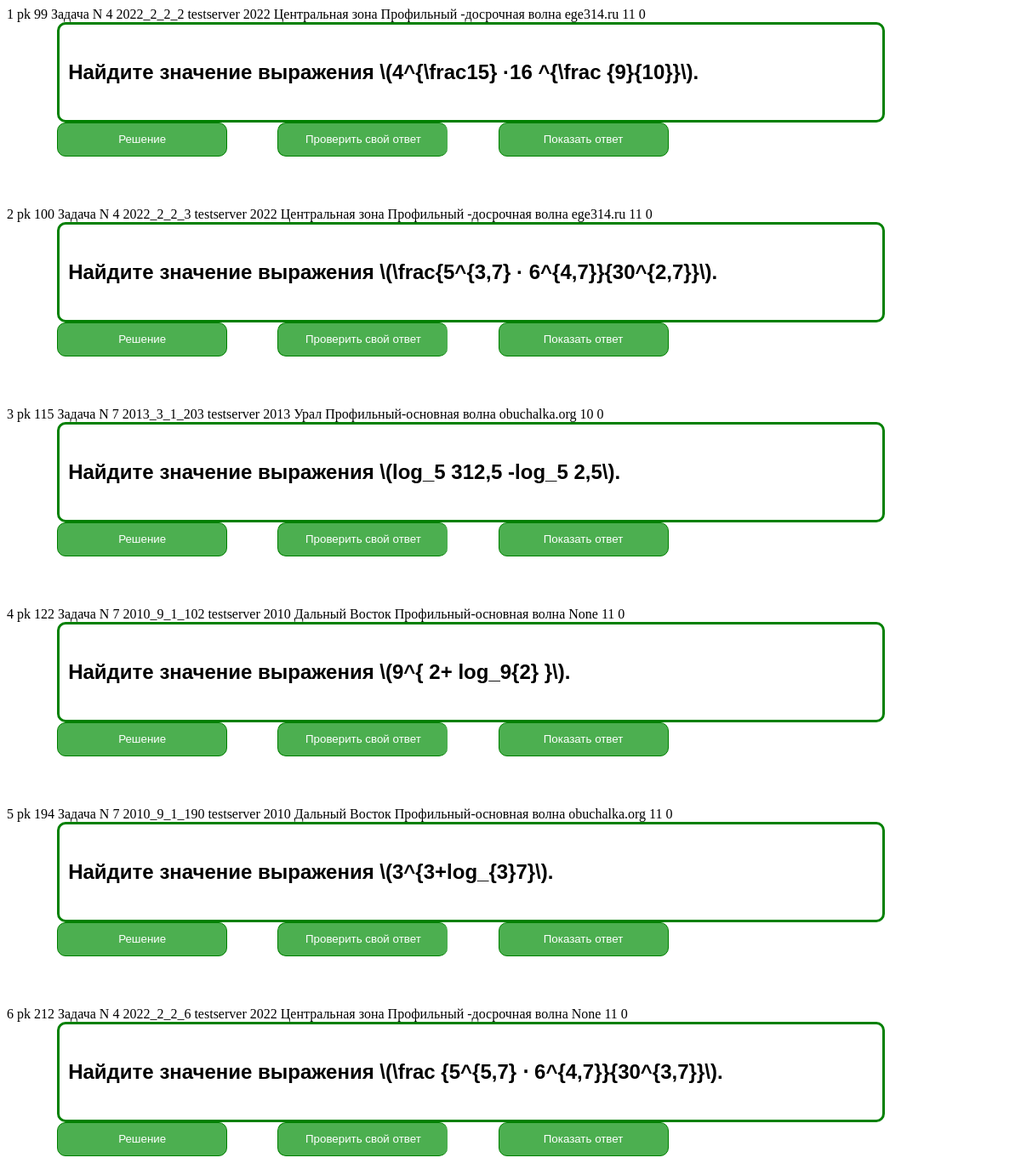
Page /probls/26/?school_class=11 (upper part) on the earlier database version.
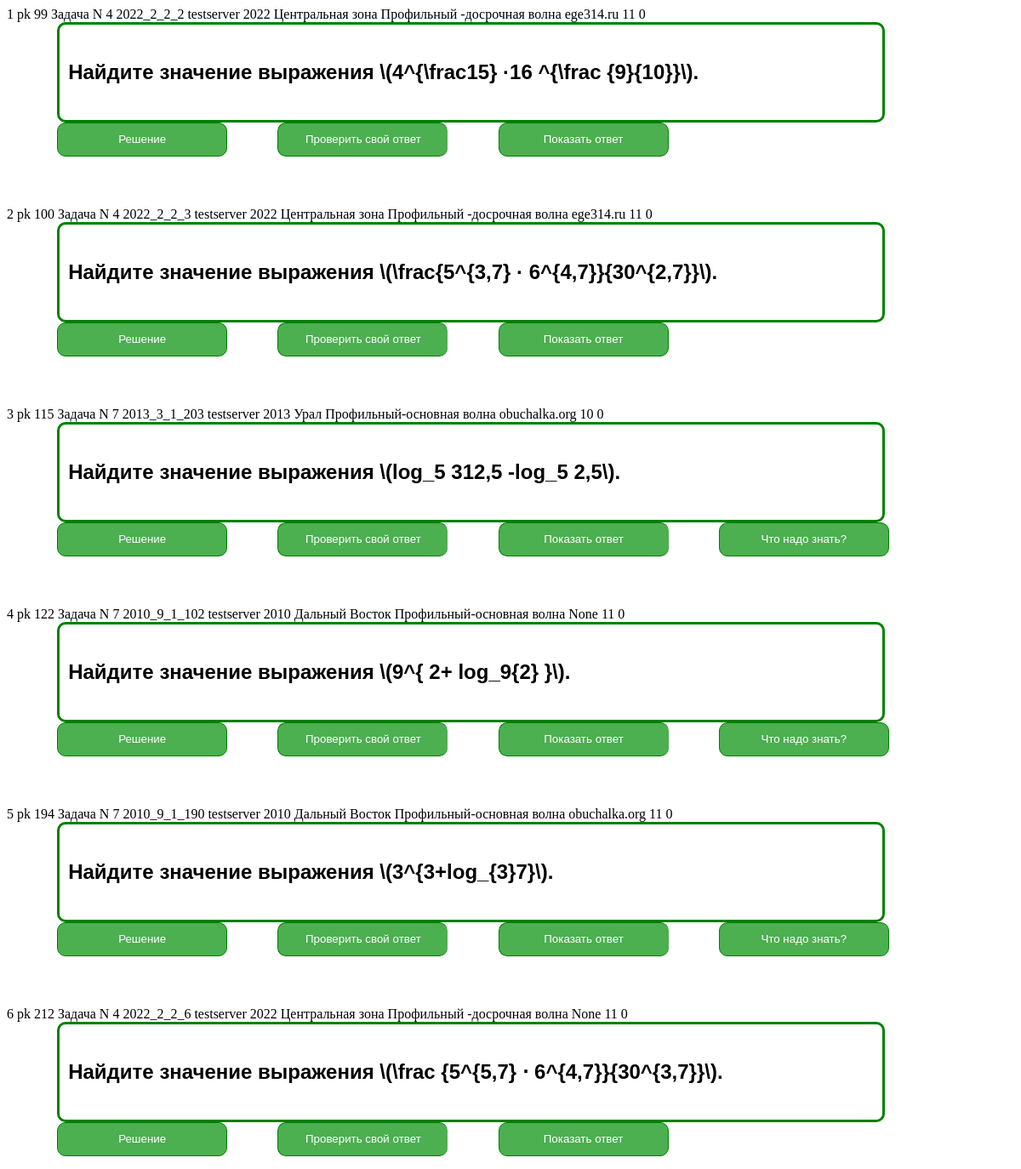
Same page on the later database version.
### main/models.py (models this page shows, shortened)
class Probl(models.Model):
    condition_txt = models.TextField(blank=True, null=True, default='')
    solution_txt = models.TextField(blank=True, null=True, default='')
    hint_txt = models.CharField(max_length=1000, blank=True, null=True, default='')
    complexity = models.IntegerField(blank=True, null=True, default=0)
    topic = models.ForeignKey('topic', on_delete=models.PROTECT, default='')
    result = models.CharField(max_length=200, blank=True, null=True, default='')
    result_full = models.CharField(max_length=200, blank=True, null=True, default='')
    ege = models.IntegerField(blank=True, null=True, default=0)
    place_ege = models.CharField(max_length=100, blank=True, null=True, default='')
    tip_ege = models.IntegerField(blank=True, null=True, default=0)
    gkey = models.CharField(max_length=20, blank=True, null=True, default='')
    number_task = models.IntegerField(blank=True, null=True, default=0)
    variant = models.IntegerField(blank=True, null=True, default=0)
    source = models.CharField(max_length=100, blank=True, null=True, default='')
    name_potok = models.CharField(max_length=50, blank=True, null=True, default='')
    date = models.DateTimeField(blank=True, null=True)
    school_class = models.IntegerField(blank=True, null=True, default=0)
    nopor = models.IntegerField(blank=True, null=True, default=0)
    class Meta:
        verbose_name = 'probl'
        verbose_name_plural = 'probls'

### main/views.py (the view)
# urls.py: path('probls/<int:pkk>/', views.probls, name='probls'),
def probls(request, pkk):
    m = nclass(request)
    mm = int(m)
    bimgs = Bimg.objects.filter()
    probls = Probl.objects.filter(topic=pkk, school_class__lte=mm, number_task__gt=0).order_by("complexity")
    for p in probls:
        p.ege = p.gkey[0:4]
        p.place_ege = name_zone(zone(p.gkey))
        p.name_potok = name_potok(potok(p.gkey))
    context = {
       'bimgs': bimgs,
       'probls': probls
    }
    return render(request, 'main/probls.html', context=context)

### main/views.py (called while the page is built)
def  zone(gkey):
    if gkey[6] == '_':
        u = gkey[5]
    else:
        u = gkey[5:7]
    return u

def potok(gkey):
    if gkey[6] == '_':
        u = gkey[7]
    else:
        u = gkey[8]
    return u

def name_potok(potok):
    if potok == '1':
        np = 'Профильный-основная волна'
    elif potok == '2':
        np = 'Профильный -досрочная волна'
    elif potok == '3':
        np = 'Профильный-резервный день основной волны'
    elif potok == '4':
        np = 'Профильный-резервный день досрочной волны'
    elif potok == '5':
        np = 'Базовый-основная волна'
    elif potok == '6':
        np = 'Базовый -досрочная волна'
    elif potok == '7':
        np = 'Базовый -резервный день основной волны'
    elif potok == '8':
        np = 'Базовый-резервный день досрочной волны'
    else:
        np = '???'
    return np

def name_zone(zone):
    if zone == '1':
        nz = 'Калининградская область'
    elif zone == '2':
        nz = 'Центральная зона'
    elif zone == '3':
        nz = 'Урал'
    elif zone == '5':
        nz = 'Сибирь'
    elif zone == '9':
        nz = 'Дальный Восток'
    else:
        nz = '???'
    return nz

### main/templates/main/probls.html (shortened to what this page needs)
<!doctype html>
<html lang="en">
<head>
<link rel="stylesheet" href="/static/main/css/jquery.dialog.css">
</head>
<body>
{% autoescape off %}
{% for b in bimgs %}
 {% for p in probls %}
<a>{{forloop.counter}}</a>
    <a> pk {{p.pk}}</a>
    <a>Задача N {{p.number_task}}</a>
    <a>{{p.gkey}}</a>
    <a>{{request.get_host}}</a>
    <a>{{p.ege}}</a>
    <a>{{p.place_ege}}</a>
    <a>{{p.name_potok}}</a>
    <a>{{p.source}}</a>
    <a>{{p.school_class}}</a>
    <a>{{p.complexity}}</a>
<div class="px_l">
    {%if p.condition_txt%}
      <h4 align="left"> {{p.condition_txt }} </h4>
    {%endif%}
</div>
    <div class="btn-group">
       <form action="{%url 'task' p.pk %}" >
          <button style="height:40px;width:200px;border-radius:10px">Решение</button>
       </form>
        {%if p.result%}
          <button style="height:40px;width:200px;border-radius:10px" onclick="votv('{{p.result}}')">Проверить свой ответ</button>
        {%endif%}
        {%if p.result_full%}
          <button style="height:40px;width:200px;border-radius:10px" onclick="jAlert('Ответ <a>'+'{{p.result_full}}'+'<a>','Внимание')">Показать ответ</button>
        {%else%}
         {%if p.result%}
           <button style="height:40px;width:200px;border-radius:10px" onclick="jAlert('Ответ: '+'{{p.result}}','Внимание')" >Показать ответ</button>
         {%endif%}
        {%endif%}
         {%if p.hint_txt%}
          <form action="{%url 'theme' p.pk %}" >
              <button style="height:40px;width:200px;border-radius:10px" >Что надо знать?</button>
          </form>
        {%endif%}
        </div>
  {%endfor%}
{%endfor%}
{% endautoescape %}
</body>
</html>

Differences in the rows shown:
changed Probl "Найдите значение выражения \\(log_5 312,5 -log_5 2,5\\).": now shows "Что надо знать?"
changed Probl "Найдите значение выражения \\(9^{ 2+ log_9{2} }\\).": now shows "Что надо знать?"
changed Probl "Найдите значение выражения \\(3^{3+log_{3}7}\\).": now shows "Что надо знать?"
